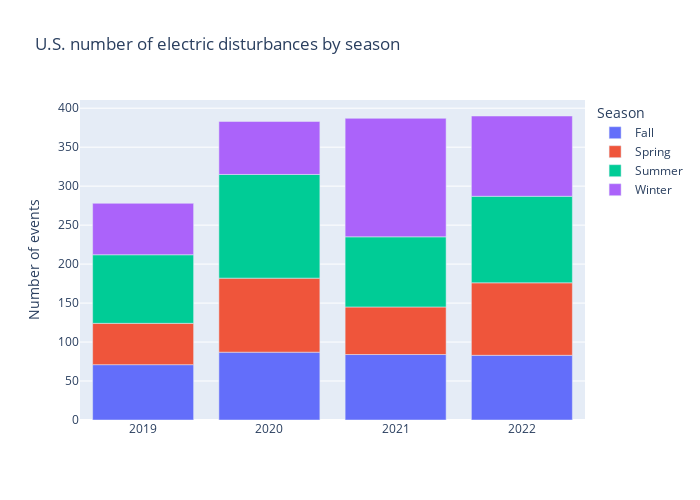

Write notebook code for a chart like this one.
### Markdown cell above
### What is the number of disturbances by season each year?

### Code cell
#Spring - March to May.
#Summer - June to August.
#Autumn - September to November.
#Winter - December to February.

#creating a temporary dataframe
df_temp_season = df.copy()

# categorizing every month according to its season
cat_mapping = {
    'March':'Spring',
    'April':'Spring',
    'May':'Spring',
    'June':'Summer',
    'July':'Summer',
    'August':'Summer',
    'September':'Fall',
    'October':'Fall',
    'November':'Fall',
    'December':'Winter',
    'January':'Winter',
    'February':'Winter'
}

# creting a column 'Season'
df_temp_season['Season'] = df_temp_season['Month'].map(cat_mapping)

# grouping by year/season and counting the number of events using the 'Area_Affected' column
df_temp_season = df_temp_season.groupby(['Year','Season'], as_index=False)['Area_Affected'] \
                               .agg('count')

# stacked bar plot 
fig = px.bar(df_temp_season,
             x='Year',
             y='Area_Affected',
             color='Season',
             title='U.S. number of electric disturbances by season',
             width=700,
             height=500,
             labels={
                 'Year' : ' ',
                 'Area_Affected': 'Number of events'}
             )
fig.show()

### Figure 1 — Plotly figure (JSON) as saved in the notebook; plotly's stock layout.template omitted (floating-point values rounded to 4 significant figures)
{"data": [{"alignmentgroup": "True", "hovertemplate": "Season=Fall<br> =%{x}<br>Number of events=%{y}<extra></extra>", "legendgroup": "Fall", "marker": {"color": "#636efa", "pattern": {"shape": ""}}, "name": "Fall", "offsetgroup": "Fall", "orientation": "v", "showlegend": true, "textposition": "auto", "type": "bar", "x": [2019, 2020, 2021, 2022], "xaxis": "x", "y": [71, 87, 84, 83], "yaxis": "y"}, {"alignmentgroup": "True", "hovertemplate": "Season=Spring<br> =%{x}<br>Number of events=%{y}<extra></extra>", "legendgroup": "Spring", "marker": {"color": "#EF553B", "pattern": {"shape": ""}}, "name": "Spring", "offsetgroup": "Spring", "orientation": "v", "showlegend": true, "textposition": "auto", "type": "bar", "x": [2019, 2020, 2021, 2022], "xaxis": "x", "y": [53, 95, 61, 93], "yaxis": "y"}, {"alignmentgroup": "True", "hovertemplate": "Season=Summer<br> =%{x}<br>Number of events=%{y}<extra></extra>", "legendgroup": "Summer", "marker": {"color": "#00cc96", "pattern": {"shape": ""}}, "name": "Summer", "offsetgroup": "Summer", "orientation": "v", "showlegend": true, "textposition": "auto", "type": "bar", "x": [2019, 2020, 2021, 2022], "xaxis": "x", "y": [88, 133, 90, 111], "yaxis": "y"}, {"alignmentgroup": "True", "hovertemplate": "Season=Winter<br> =%{x}<br>Number of events=%{y}<extra></extra>", "legendgroup": "Winter", "marker": {"color": "#ab63fa", "pattern": {"shape": ""}}, "name": "Winter", "offsetgroup": "Winter", "orientation": "v", "showlegend": true, "textposition": "auto", "type": "bar", "x": [2019, 2020, 2021, 2022], "xaxis": "x", "y": [66, 68, 152, 103], "yaxis": "y"}], "layout": {"barmode": "relative", "height": 500, "legend": {"title": {"text": "Season"}, "tracegroupgap": 0}, "title": {"text": "U.S. number of electric disturbances by season"}, "width": 700, "xaxis": {"anchor": "y", "domain": [0, 1], "title": {"text": " "}}, "yaxis": {"anchor": "x", "domain": [0, 1], "title": {"text": "Number of events"}}}}
